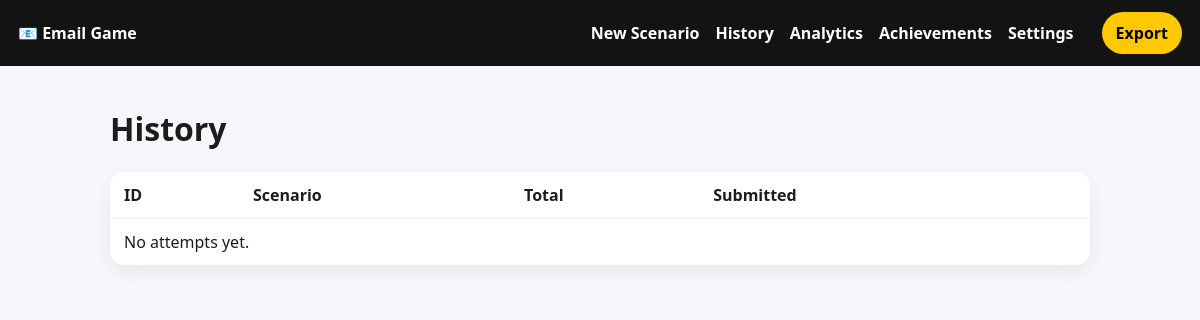
Page /history on the earlier database version.
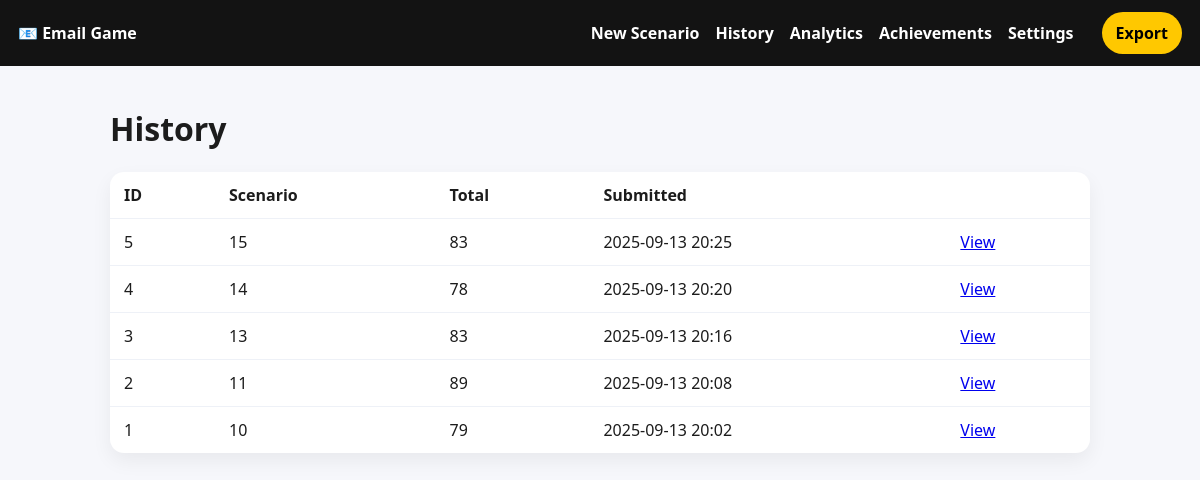
Same page on the later database version.
### app/models.py (models this page shows)
class Attempt(db.Model):
    id = db.Column(db.Integer, primary_key=True)
    scenario_id = db.Column(db.Integer, db.ForeignKey("scenario.id"), nullable=False)
    email_subject = db.Column(db.String(200))
    email_body = db.Column(db.Text, nullable=False)
    score_clarity = db.Column(db.Integer)
    score_conciseness = db.Column(db.Integer)
    score_tone = db.Column(db.Integer)
    score_grammar = db.Column(db.Integer)
    score_completeness = db.Column(db.Integer)
    score_politeness = db.Column(db.Integer)
    score_total = db.Column(db.Integer)
    feedback = db.Column(db.Text)  # freeform
    suggestions = db.Column(db.Text)  # JSON string list
    rubric_text = db.Column(db.Text)  # LLM-provided rubric/guidelines
    attempt_number = db.Column(db.Integer, default=1)
    submitted_at = db.Column(db.DateTime, default=datetime.utcnow)

### app/blueprints/main.py (the view)
@main_bp.route("/history")
def history():
    attempts = Attempt.query.order_by(Attempt.submitted_at.desc()).all()
    return render_template("history.html", attempts=attempts)

### app/templates/history.html
{% extends "base.html" %}
{% block content %}
<h1>History</h1>
<table class="table">
  <thead>
    <tr>
      <th>ID</th>
      <th>Scenario</th>
      <th>Total</th>
      <th>Submitted</th>
      <th></th>
    </tr>
  </thead>
  <tbody>
    {% for a in attempts %}
    <tr>
      <td>{{ a.id }}</td>
      <td>{{ a.scenario_id }}</td>
      <td>{{ a.score_total or 0 }}</td>
      <td>{{ a.submitted_at.strftime('%Y-%m-%d %H:%M') if a.submitted_at }}</td>
      <td><a href="/result/{{ a.id }}">View</a></td>
    </tr>
    {% else %}
    <tr><td colspan="5">No attempts yet.</td></tr>
    {% endfor %}
  </tbody>
</table>
{% endblock %}

Differences in the rows shown:
added Attempt: id "5", scenario_id "15", score_total "83", submitted_at "2025-09-13 20:25"
added Attempt: id "4", scenario_id "14", score_total "78", submitted_at "2025-09-13 20:20"
added Attempt: id "3", scenario_id "13", score_total "83", submitted_at "2025-09-13 20:16"
added Attempt: id "2", scenario_id "11", score_total "89", submitted_at "2025-09-13 20:08"
added Attempt: id "1", scenario_id "10", score_total "79", submitted_at "2025-09-13 20:02"
Other differences:
text no longer shown: "No attempts yet."
